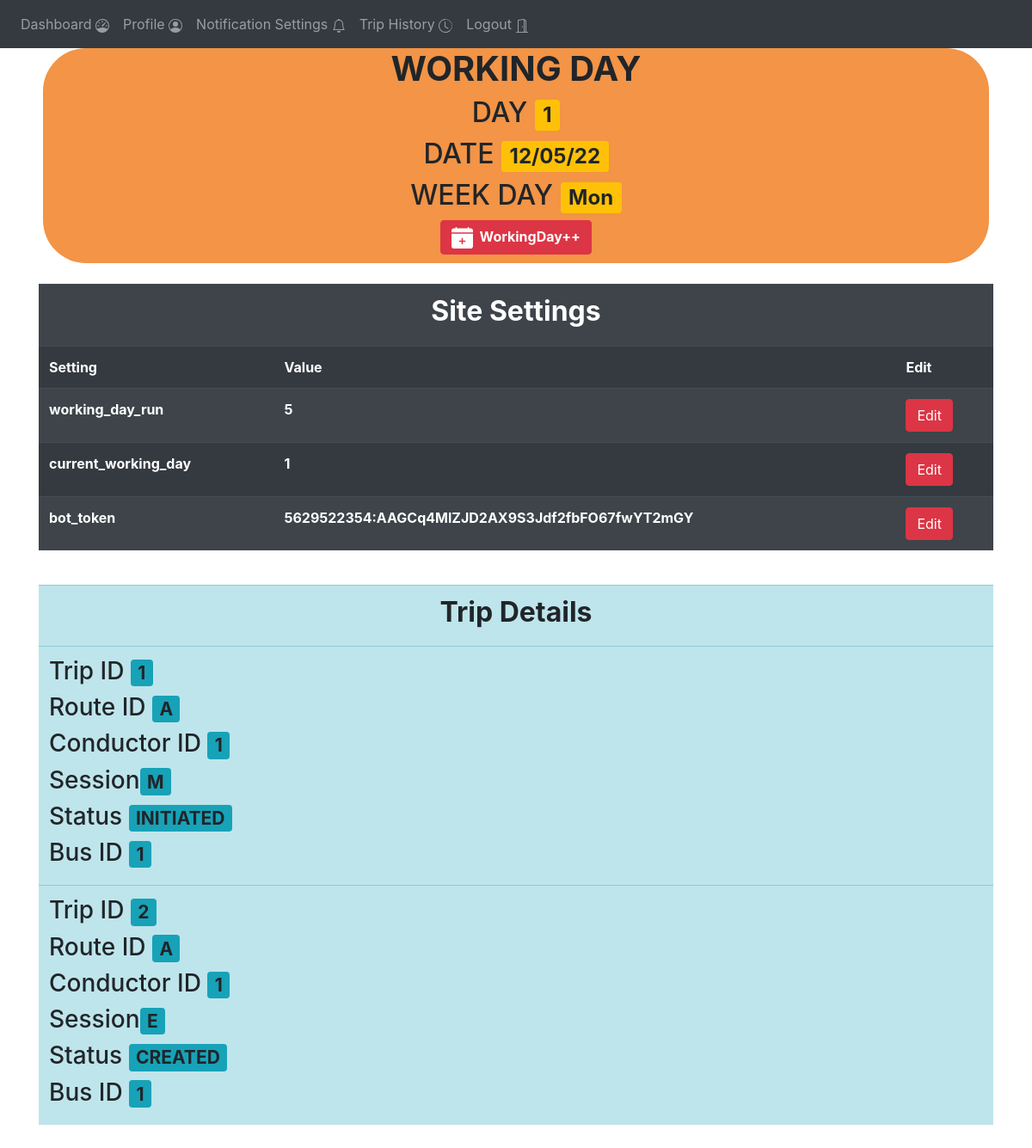
The app's page /admin-home (signed in), older data.
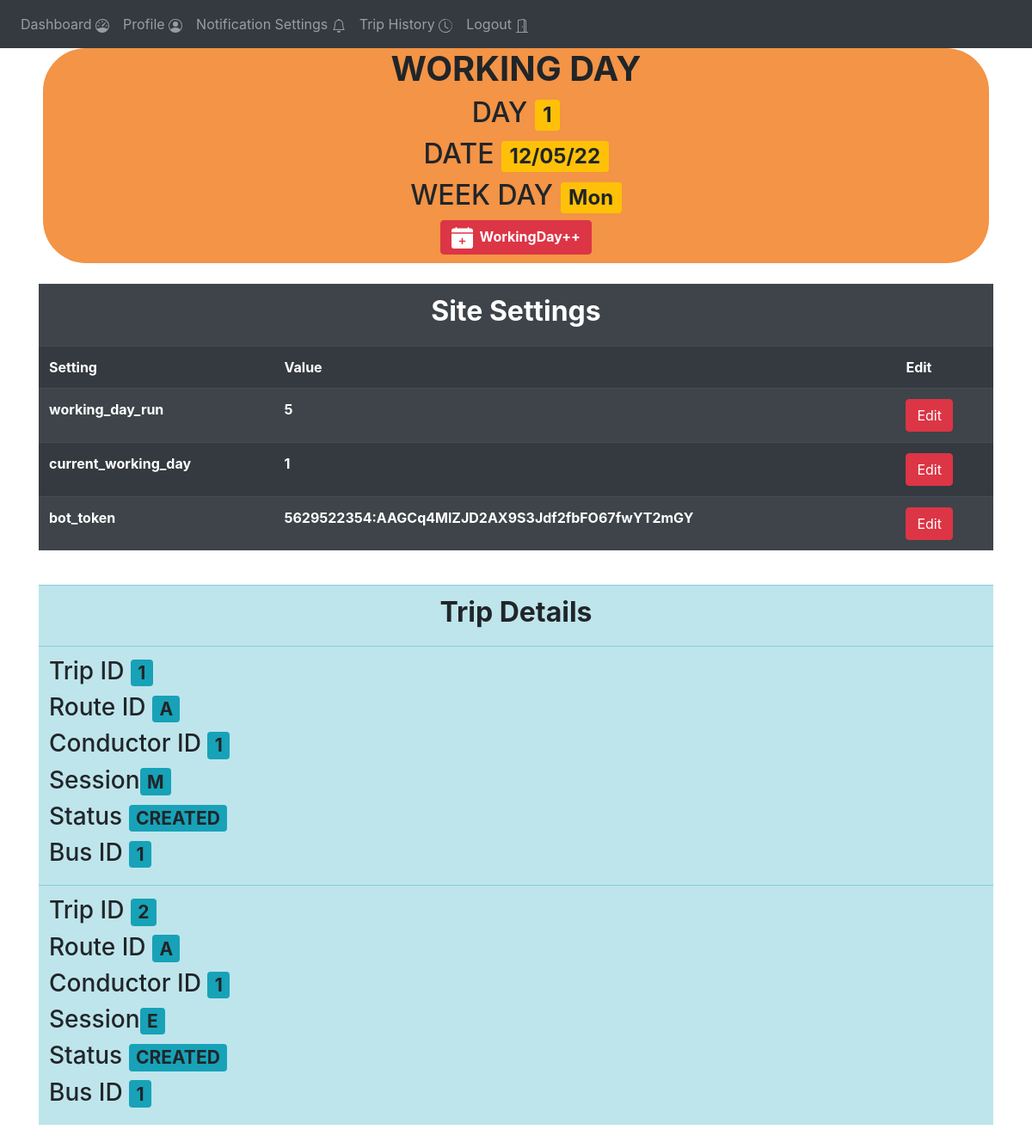
The same page, newer data.
### website/models.py (models this page shows)
class Trips(db.Model):
    trip_id = db.Column(db.Integer, primary_key=True)
    working_day = db.Column(db.Integer)
    route_id = db.Column(db.Integer)
    conductor_id = db.Column(db.Integer)
    bus_id =  db.Column(db.String(1))
    session = db.Column(db.String(1))
    status = db.Column(db.String(15))
    current_phase = db.Column(db.String(15))
    start_time =  db.Column(db.String(15))
    end_time = db.Column(db.String(15))

### website/views.py (the view)
@views.route('/admin-home', methods=['GET', 'POST'])
@login_required
def admin_home():
    working_day = Site_settings.query.filter_by(key="current_working_day").first().value
    w = Working_day.query.filter_by(day=working_day).first()
    ss = Site_settings.query.all()
    trips = Trips.query.filter_by(working_day=w.day)
    return render_template("admin_home.html" , user = current_user, w = w , ss= ss , trips=trips)

### website/__init__.py (called while the page is built)
def create_app():
    app = Flask(__name__)
    app.config['SECRET_KEY'] = '#itsactuallyapassword'
    app.config['SQLALCHEMY_DATABASE_URI'] = f'sqlite:///{DB_NAME}'
    db.init_app(app)
    from .views import views
    from .auth import auth
    app.register_blueprint(views, url_prefix='/')
    app.register_blueprint(auth, url_prefix='/')
    from .models import User
    create_database(app)
    login_manager = LoginManager()
    login_manager.login_view = 'auth.login'
    login_manager.init_app(app)
    @login_manager.user_loader
    def load_user(id):
        return User.query.get(int(id))
    return app

### website/templates/admin_home.html (shortened to what this page needs)
{% extends "base.html" %}
{% block content %}
<div  style="background-color: rgb(243, 148, 70);align-content: center ;text-align: center ;margin-left: 5px;margin-right: 5px;padding-left: 5px;padding-right:5px ; padding-bottom : 10px;border-radius: 50px;">
  <h1><b>WORKING DAY</h1></b>
  <h2>DAY  <span class="badge bg-warning">{{w.day}}</span></h2>
  <h2>DATE <span class="badge bg-warning">{{w.date}}</span></h2>
  <h2>WEEK DAY  <span class="badge bg-warning">{{w.week_day}}</span></h2>
  <button  class = "btn btn-danger" onclick="increment_working_day()"><b>
    <span>
  </span>&nbsp;WorkingDay++
</b></button>
</div>
<br>
<div>
  <table class="table table-striped table-dark">
    <tr>
      <th colspan="3"><h2 align="center"><b>Site Settings</b></h2></th>
    </tr>
    <tr>
      <th>Setting</th>
      <th>Value</th>
      <th>Edit</th>
    </tr>
    {% for s in ss %}
      <tr>
        <th>{{s.key}}</th>
        <th>{{s.value}}</th>
        <th><button class="btn btn-danger">Edit</button></th>
      </tr>
    {% endfor%}
  </table>
</div>
<br>
<div>
      <table class="table table-info">
        <tr>
          <th colspan="2"><h2 align="center"><b>Trip Details</b></h2></th>
          {% for trip in trips%}
          <tr>
            <th colspan="2">
              <h3>Trip ID <span class="badge bg-info">{{trip.trip_id}}</span></h3>
              <h3>Route ID <span class="badge bg-info">{{trip.route_id}}</span></h3>
              <h3>Conductor ID <span class="badge bg-info">{{trip.conductor_id}}</span></h3>
              <h3>Session<span class="badge bg-info">{{trip.session}}</span></h3>
              <h3>Status <span class="badge bg-info">{{trip.status}}</span></h3>
              <h3>Bus ID <span class="badge bg-info">{{trip.bus_id}}</span></h3>
            </th>
          </tr>
          {%endfor%}
      </table>
</div>
<br>
{% endblock %}

Row changes from the older to the newer data that the page shows:
changed Trips id 1: status "INITIATED" → "CREATED"
